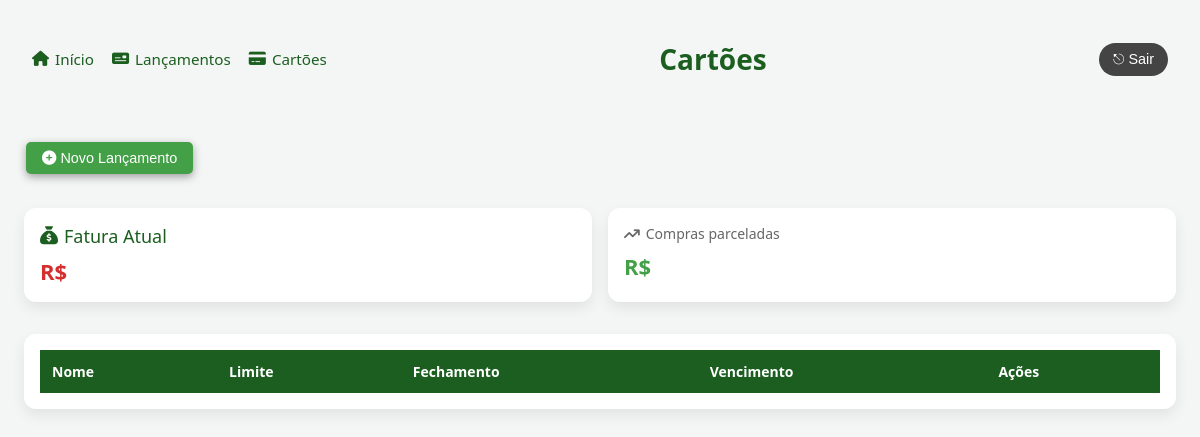
/cartoes/, run on an earlier commit of the app's database.
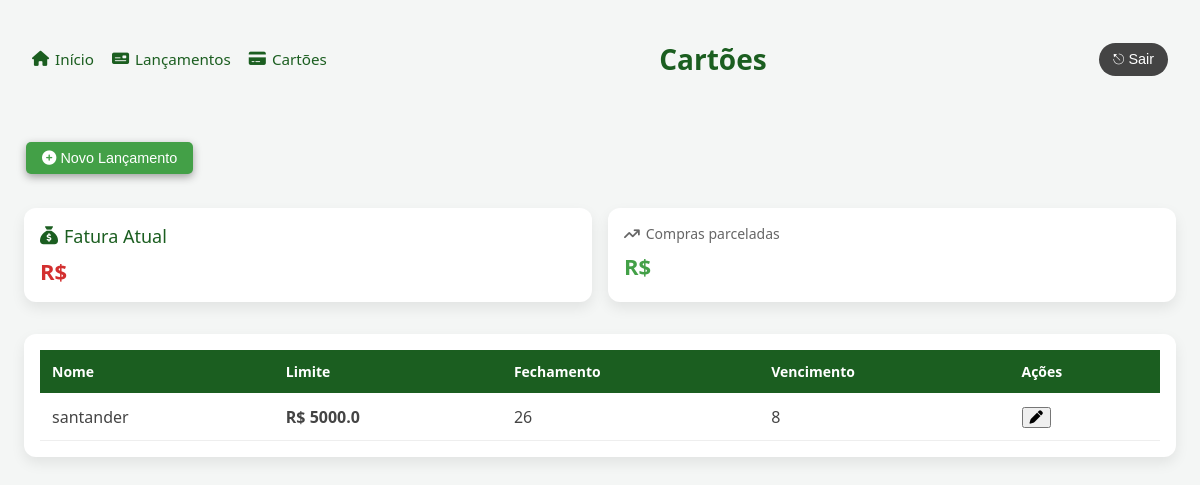
And on a later commit of the database.
### contas/models/cartao.py (models this page shows, shortened)
class Cartao(models.Model):
    descricao = models.CharField(max_length=70)
    limite = models.FloatField()
    fechamento = models.IntegerField()
    vencimento = models.IntegerField()
    dt_criacao = models.DateTimeField(auto_now=True)
    dt_update = models.DateTimeField(auto_now=True)
    class Meta:
        verbose_name_plural = 'Cartoes'

### contas/views/cartoes.py (the view)
# urls.py: 2. Add a URL to urlpatterns:  path('', views.home, name='home')
def home(request):
    cartoes = Cartao.objects.all
    return render(request, 'contas/cartoes.html', {
        'cartoes': cartoes
    })

### contas/templates/contas/cartoes.html (shortened to what this page needs)
<!DOCTYPE html>
<html lang="pt-br">
<head>
    <link rel="stylesheet"
          href="https://cdnjs.cloudflare.com/ajax/libs/font-awesome/6.5.1/css/all.min.css"/>
</head>
<body>
<div class="header">
    <nav id="navLinks" class="nav-links">
        <a href="#"><i class="fa-solid fa-house"></i> Início</a>
        <a href="#"><i class="fa-solid fa-money-check"></i> Lançamentos</a>
        <a href="#"><i class="fa-solid fa-credit-card"></i> Cartões</a>
    </nav>
    <div class="competencia">
        <h1>
            Cartões
        </h1>
    </div>
    <div class="login">
        <button class="logout-btn">
            ⎋ Sair
        </button>
    </div>
</div>
 <div class="acoes">
    <button class="add-lancamento-btn" onclick="openModal()">
        <i class="fa-solid fa-circle-plus"></i> Novo Lançamento
    </button>
</div>
<div class="cards">
    <div class="card saldo">
        <h3><i class="fa-solid fa-sack-dollar"></i> Fatura Atual</h3>
        <p class="despesa">R$ </p>
    </div>
    <div class="card">
        <h3><i class="fa-solid fa-arrow-trend-up"></i> Compras parceladas</h3>
        <p class="receita">R$ </p>
    </div>
</div>
<div class="table-container">
    <table>
        <thead>
            <tr>
                <th>Nome</th>
                <th>Limite</th>
                <th>Fechamento</th>
                <th>Vencimento</th>
                <th>Ações</th>
            </tr>
        </thead>
        <tbody>
        {% for c in cartoes %}
            <tr>
                <td>{{ c.descricao }}</td>
                <td class="valor">R$ {{ c.limite }}</td>
                <td>{{ c.fechamento }}</td>
                <td>{{ c.vencimento }}</td>
                <td><button onclick="openEditModal(
                        '{{ c.id }}',
                        '{{ c.descricao }}',
                        '{{ c.limite }}',
                        '{{ c.fechamento }}',
                        '{{ c.vencimento }}')">
                        <i class="fa-solid fa-pen"></i>
                    </button></td>
            </tr>
        {% endfor %}
        </tbody>
    </table>
</div>
</body>
</html>

What changed in the data, as far as the page shows it:
added Cartao: descricao "santander", limite "5000.0", fechamento "26", vencimento "8"
